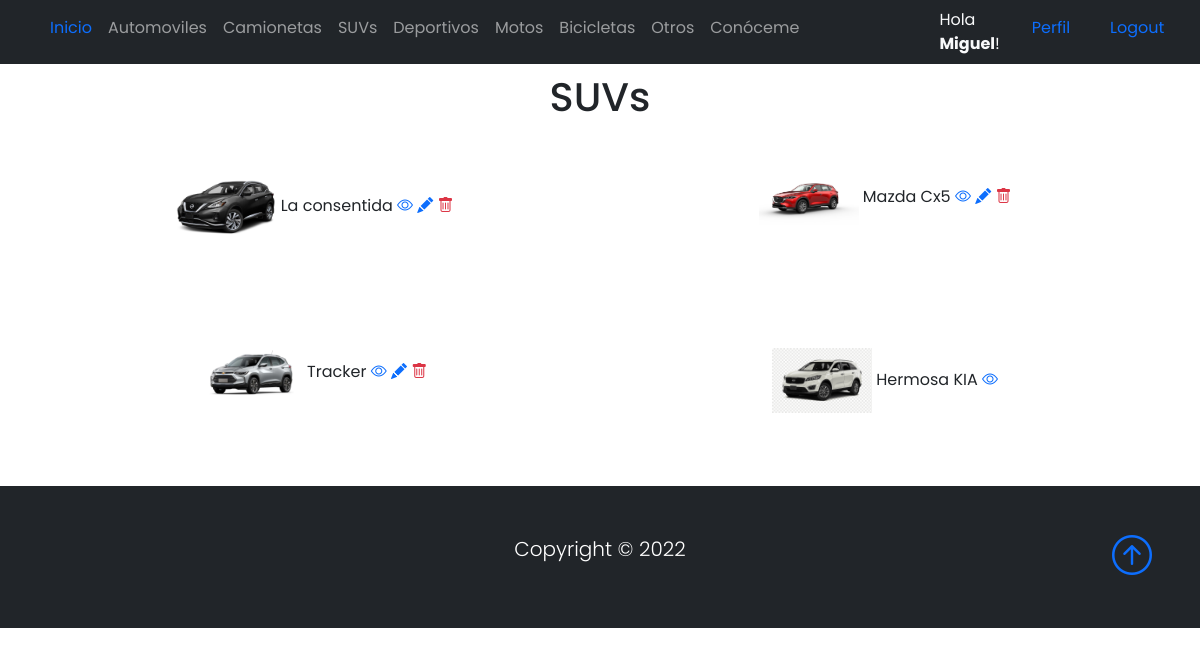
The app's page /listaSuvs/ (signed in) with its own data.
### Base/models.py (models this page shows, shortened)
class Vehiculo(models.Model):
    vehiculoSeleccion = (
    ('automovil', 'Automovil'),
    ('camioneta', 'Camioneta'),
    ('suv','Suv'),
    ('deportivo','Deportivo'),
    ('moto','Moto'),
    ('bicicleta','Bicicleta'),
    ('otro', 'Otro'),
    )
    usuario = models.ForeignKey(User, on_delete=models.CASCADE, null=True, blank=True)
    titulo = models.CharField(max_length=200)
    vehiculo = models.CharField(max_length=15, choices=vehiculoSeleccion, default='automovil')
    marca = models.CharField(max_length=40)
    modelo = models.CharField(max_length=40)
    descripcion = models.TextField(null=True, blank=True)
    year = models.IntegerField()
    precio = models.DecimalField(max_digits=10, decimal_places=2)
    fechaPublicacion = models.DateTimeField(auto_now_add=True)
    telefonoContacto = models.IntegerField()
    emailContacto = models.EmailField()
    imagenInstrumento = models.ImageField(null=True, blank=True, upload_to="imagenes/")
    class Meta:
        ordering = ['usuario', '-fechaPublicacion']

### Base/views.py (the view)
# urls.py: path('listaSuvs/', SuvlLista.as_view(), name='suvs'),
class SuvlLista(LoginRequiredMixin, ListView):
    context_object_name = 'suvs'
    queryset = Vehiculo.objects.filter(vehiculo__startswith='suv')
    template_name = 'Base/listaSuvs.html'
    login_url = '/login/'

### Base/templates/Base/listaSuvs.html
{% extends 'Base/home.html' %}
{% block content %}
<br>
<br>
<div class="container text-center">
    <h1>SUVs</h1>
</div>
<br>
<div class="container text-center">
    <div class="row">
            {% for suv in suvs %}
            <div class="col-sm-6 align-items-center">
                <div class="card-body">
                <img src="{{suv.imagenInstrumento.url}}" class="" width="100px">
                {{suv.titulo}}
                <a href="{% url 'suv' suv.id %}"><i class="bi bi-eye"></i></a>
                {% if user.id == suv.usuario.id %}
                <a href="{% url 'suv_editar' suv.id %}"><i class="bi bi-pencil-fill"></i></a>
                <a href="{% url 'suv_eliminar' suv.id %}"><i class="bi bi-trash text-danger"></i></a>
                <br>
                <br>
                <br>
                <br>
                {% endif %}
                </div>
            </div>
            {% endfor %}
    </div>
</div>
{% endblock %}

### Base/templates/Base/home.html (shortened to what this page needs)
{% load static %}
<!DOCTYPE html>
<html lang="en">
<head>
    <link href="https://cdn.jsdelivr.net/npm/bootstrap@5.0.2/dist/css/bootstrap.min.css" rel="stylesheet"
>
    <link rel="stylesheet" href="https://cdn.jsdelivr.net/npm/bootstrap-icons@1.3.0/font/bootstrap-icons.css">
    <link rel="stylesheet" type="text/css" href="{% static 'style.css' %}">
</head>
<body>
    <nav class="navbar navbar-expand-sm bg-dark navbar-dark py-2 fixed-top">
      <div class="container">
            <div class="collapse navbar-collapse" id="navmenu">
              <ul class="navbar-nav mr-auto">
                <li class="nav-item">
                  <a class="nav-link" href="{% url 'home' %}"><span class="text-primary">Inicio</span></a>
                </li>
                <li class="nav-item">
                  <a class="nav-link" href="{% url 'automoviles' %}">Automoviles</a>
                </li>
                <li class="nav-item">
                  <a class="nav-link" href="{% url 'camionetas' %}">Camionetas</a>
                </li>
                <li class="nav-item">
                  <a class="nav-link" href="{% url 'suvs' %}">SUVs</a>
                </li>
                <li class="nav-item">
                  <a class="nav-link" href="{% url 'deportivos' %}">Deportivos</a>
                </li>
                <li class="nav-item">
                  <a class="nav-link" href="{% url 'motos' %}">Motos</a>
                </li>
                <li class="nav-item">
                  <a class="nav-link" href="{% url 'bicicletas' %}">Bicicletas</a>
                </li>
                <li class="nav-item">
                  <a class="nav-link" href="{% url 'otros' %}">Otros</a>
                </li>
                <li class="nav-item">
                  <a class="nav-link" href="{% url 'acerca_de_mi' %}">Conóceme</a>
                </li>
                <div class="container"></div>
                <div class="container"></div>
                <div class="container"></div>
                <div class="container"></div>
                <div class="container"></div>
                {% if request.user.is_authenticated %}
                <div class="container">
                <li class="nav-item">
                  <span class="text-light"> Hola <strong>{{request.user.first_name}}</strong>!</span>
                </li>
                </div>
                <div class="container">
                <li class="nav-item">
                  <a class="nav-link" href="{% url 'editar_perfil' %}"><span class="text-primary">Perfil</span></a>
                </li>
                </div>
                <div class="container">
                <li class="nav-item">
                  <a class="nav-link" href="{% url 'logout' %}"><span class="text-primary">Logout</span></a>
                </li>
                </div>
              {% endif %}
           </ul>
          </div>
      </div>
  </nav>
      {% block content %}{% endblock %}
  <footer class="p-5 bg-dark text-white text-center position-relative">
      <div class="container">
          <p class="lead text-white">Copyright &copy; 2022</p>
          <a href="" class="position-absolute bottom-0 end-0 p-5">
              <i class="bi bi-arrow-up-circle h1"></i>
          </a>
      </div>
  </footer>
</body>
</html>

### Base/static/style.css (style rules this page uses)
body { background-color: white; font-family: 'Poppins', 'Nunito', sans-serif; padding-top: 25px; }
a { text-decoration: none; }
li { text-decoration: none; }
p { color: #363636; }

### records on screen
Vehiculo: imagenInstrumento (picture), titulo "La consentida"
Vehiculo: imagenInstrumento (picture), titulo "Mazda Cx5"
Vehiculo: imagenInstrumento (picture), titulo "Tracker"
Vehiculo: imagenInstrumento (picture), titulo "Hermosa KIA"

### other values on screen
{{ request.user.first_name }} "Miguel"
